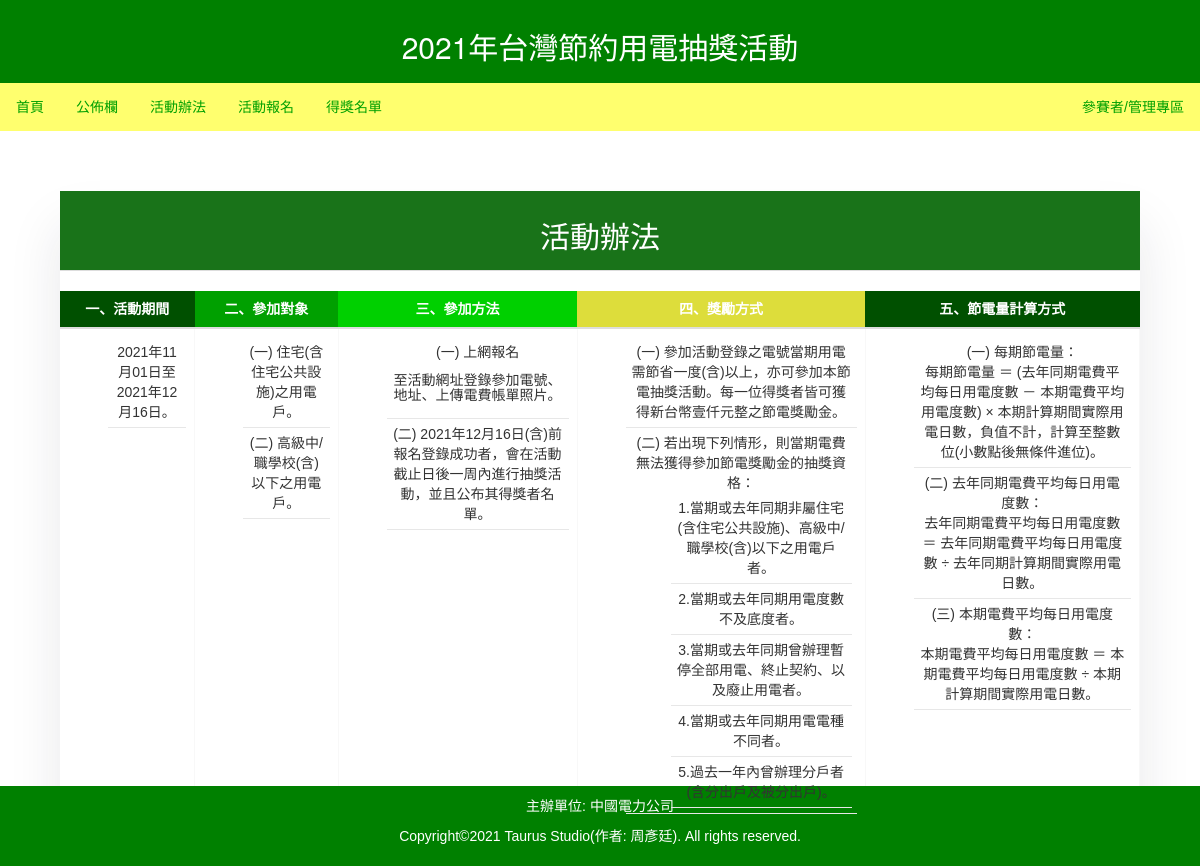
Screenshot of /System/Main/Home/index.php with the database file from the repository.
### tables this page shows
CREATE TABLE `active_date` (
  `tID` int(11) NOT NULL,
  `tStart` varchar(45) DEFAULT NULL COMMENT '活動開始時間',
  `tEnd` varchar(45) DEFAULT NULL COMMENT '活動結束時間',
  `add_time` varchar(45) DEFAULT NULL COMMENT '資料更新時間'
);

### System/Include/GetSQLValueString.php (called while the page is built, shortened)
<?php
   function GetSQLValueString($theValue, $theType){
       switch($theType){
           case "int":
                 $theValue = ($theValue != "") ? filter_var($theValue,
             FILTER_SANITIZE_NUMBER_INT) : "";
                break;
       }
       return $theValue;
   }
?>

### System/Main/Home/index.php (the view, shortened to what this page needs)
<!DOCTYPE html>
<html>
   <head>
	  <?php
		include_once("../../Include/incBootstrap.php");
	    include_once("../../Include/connectDB.php");
		include_once("../../Include/GetSQLValueString.php");
	  ?>
	  <?php
	    $tID =   1;
		$tStart = null;
		$tEnd = null;
	    $result = $db_link->prepare("SELECT * FROM active_date WHERE tID=?");
	    if ($result->execute(array( GetSQLValueString($tID, "int")))){
			while($row = $result->fetch()){
				$tStart = $row["tStart"];
		        $tEnd = $row["tEnd"];
			}
		}
	  ?>
   </head>
   <body>
 <form action="index.php" method="post" enctype="multipart/form-data">
   <div class="title">
<h2>2021年台灣節約用電抽獎活動</h2>
</div>
   <div class="topnav">
<a href="../Home/index.php">首頁</a>
<a href="../Bulletin/index.php">公佈欄</a>
<a href="../Info/index.php">活動辦法</a>
<a href="../JoinLottery/index.php">活動報名</a>
<a href="../ShowAward/index.php">得獎名單</a>
<div class="topnavA2"><a href="../../../Modules/Home/index.php" >參賽者/管理專區</a></div>
</div>
<div class="content">
	<div class="table-wrapper">
	<table class="table">
	<thead>
		  <tr>
		  <th style="background-color: rgba(0, 100, 0, 0.9); border-bottom: 1px solid #ddd;"><h2>活動辦法</h2></th>
		  </tr>
	</thead>
	</table>
		<table class="table">
          <thead>
            <tr>
		    <th>一、活動期間</th>
            <th>二、參加對象</th>
            <th>三、參加方法</th>
			<th>四、獎勵方式</th>
			<th>五、節電量計算方式</th>
            </tr>
          </thead>
		  <tbody>
      <tr>
        <td data-title="一、活動期間">
          <ul>
            <li>
			<?php echo "".mb_substr($tStart,0,4,'utf-8').'年'.mb_substr($tStart,5,2,'utf-8').'月'.mb_substr($tStart,8,2,'utf-8').'日至'.mb_substr($tEnd,0,4,'utf-8').'年'.mb_substr($tEnd,5,2,'utf-8').'月'.mb_substr($tEnd,8,2,'utf-8')."日。";   ?>
			</li>
          </ul>
        </td>
		<td data-title="二、參加對象">
          <ul>
            <li>(一)&nbsp;住宅(含住宅公共設施)之用電戶。
			</li>
            <li>(二)&nbsp;高級中/職學校(含)以下之用電戶。
			</li>
          </ul>
        </td>
		<td data-title="三、參加方法">
          <ul>
            <li>(一)&nbsp;上網報名<br><h5>至活動網址登錄參加電號、地址、上傳電費帳單照片。</h5>
			</li>
            <li>(二)&nbsp;<?php echo "".mb_substr($tEnd,0,4,'utf-8').'年'.mb_substr($tEnd,5,2,'utf-8').'月'.mb_substr($tEnd,8,2,'utf-8')."日(含)前報名登錄成功者，會在活動截止日後一周內進行抽獎活動，並且公布其得獎者名單。";   ?>
			<br>
			</li>
          </ul>
        </td>
		<td data-title="四、獎勵方式">
          <ul>
            <li>
               (一)&nbsp;參加活動登錄之電號當期用電需節省一度(含)以上，亦可參加本節電抽獎活動。每一位得獎者皆可獲得新台幣壹仟元整之節電獎勵金。
			</li>
			<li>
               (二)&nbsp;若出現下列情形，則當期電費無法獲得參加節電獎勵金的抽獎資格：
                <ol>
				    <li>
					    1.當期或去年同期非屬住宅(含住宅公共設施)、高級中/職學校(含)以下之用電戶者。
                    </li>
					<li>
					    2.當期或去年同期用電度數不及底度者。
                    </li>
					<li>
					    3.當期或去年同期曾辦理暫停全部用電、終止契約、以及廢止用電者。
                    </li>
					<li>
					    4.當期或去年同期用電電種不同者。
                    </li>
					<li>
					    5.過去一年內曾辦理分戶者(含分出戶及被分出戶)。
                    </li>
                </ol>
			</li>
          </ul>
        </td>
		<td data-title="五、節電量計算方式">
          <ul>
            <li>(一)&nbsp;每期節電量：<br>
			每期節電量 ＝ (去年同期電費平均每日用電度數 － 本期電費平均用電度數) × 本期計算期間實際用電日數，負值不計，計算至整數位(小數點後無條件進位)。
			</li>
			<li>(二)&nbsp;去年同期電費平均每日用電度數：<br>
			去年同期電費平均每日用電度數 ＝ 去年同期電費平均每日用電度數 ÷ 去年同期計算期間實際用電日數。
			</li>
			<li>(三)&nbsp;本期電費平均每日用電度數：<br>
			本期電費平均每日用電度數 ＝ 本期電費平均每日用電度數 ÷ 本期計算期間實際用電日數。
			</li>
          </ul>
        </td>
		</tr>
    </tbody>
  </table>
</div>
</div>
<div class="footer">
  <div class="footerText">
       <p> 主辦單位:&nbsp;中國電力公司 </p>
       <p> Copyright&copy;2021&nbsp;Taurus&nbsp;Studio(作者:&nbsp;周彥廷).&nbsp;All&nbsp;rights&nbsp;reserved. </p>
  </div>
</div>
</form>
   </body>
</html>

### System/Include/joinLotteryCss.php (style rules this page uses)
.table-wrapper { margin: 50px; box-shadow: 0px 35px 50px rgba(27, 31, 49, 0.1); }
.table { border-collapse: collapse; width: 100%; background-color: white; }
.table td, .table th { text-align: center; padding: 10px; }
.table td { border-right: 1px solid #f8f8f8; }
.table thead th { color: #ffffff; background: #005000; }
.table thead th:nth-child(2) { background: #00A000; }
.table thead th:nth-child(3) { background: #00D000; }
.table thead th:nth-child(4) { background: #DDDD3B; }
.table ul li { border-bottom: 1px solid #e7e7e7; padding: 5px; position: relative; list-style-type: none; }

### System/Include/TempStyleCss.php (style rules this page uses)
* { box-sizing: border-box; font-family: Arial, Helvetica, sans-serif; }
body { margin: 0; font-family: Arial, Helvetica, sans-serif; }
.topnav { overflow: hidden; background-color: #FFFF6E; }
.topnav a { float: left; display: block; color: #00A000; text-align: center; padding: 14px 16px; text-decoration: none; }
.topnavA2 { float: right; text-align: center; }
.content { background-color: #FFFFFF; padding: 10px; height: 655px; }
.footer { background-color: #008000; color: #FFFFFF; padding: 10px; }
.footerText { text-align: center; }
.title { background-color: #008000; color: #FFFFFF; text-align: center; padding: 10px; }

### rows the page displays
active_date: tStart "2021", tStart "11", tStart "01", tEnd "2021", tEnd "12", tEnd "16"
